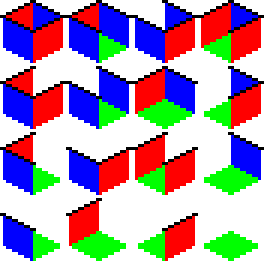
#> input picture resources/tiles.png, 88 x 88 px (shown 3 times larger)
$ python main.py
#> lines starting #> are read from the running program, lines starting #| are printed output that depends on the picture
### maze.py
# -*- coding: utf-8 -*-

# credits: https://github.com/boppreh/maze/

import random

# Easy to read representation for each cardinal direction.
N, S, W, E = ('n', 's', 'w', 'e')

class Cell(object):
    """
    Class for each individual cell. Knows only its position and which walls are
    still standing.
    """
    def __init__(self, x, y, walls):
        self.x = x
        self.y = y
        self.walls = set(walls)

    def __repr__(self):
        # <15, 25 (es  )>
        return '<{}, {} ({:4})>'.format(self.x, self.y, ''.join(sorted(self.walls)))

    def __contains__(self, item):
        # N in cell
        return item in self.walls

    def is_full(self):
        """
        Returns True if all walls are still standing.
        """
        return len(self.walls) == 4

    def _wall_to(self, other):
        """
        Returns the direction to the given cell from the current one.
        Must be one cell away only.
        """
        assert abs(self.x - other.x) + abs(self.y - other.y) == 1, '{}, {}'.format(self, other)
        if other.y < self.y:
            return N
        elif other.y > self.y:
            return S
        elif other.x < self.x:
            return W
        elif other.x > self.x:
            return E
        else:
            assert False

    def connect(self, other):
        """
        Removes the wall between two adjacent cells.
        """
        other.walls.remove(other._wall_to(self))
        self.walls.remove(self._wall_to(other))

class Maze(object):
    """
    Maze class containing full board and maze generation algorithms.
    """

    # Unicode character for a wall with other walls in the given directions.
    UNICODE_BY_CONNECTIONS = {'ensw': '┼',
                              'ens': '├',
                              'enw': '┴',
                              'esw': '┬',
                              'es': '┌',
                              'en': '└',
                              'ew': '─',
                              'e': '╶',
                              'nsw': '┤',
                              'ns': '│',
                              'nw': '┘',
                              'sw': '┐',
                              's': '╷',
                              'n': '╵',
                              'w': '╴'}

    def __init__(self, width=20, height=10):
        """
        Creates a new maze with the given sizes, with all walls standing.
        """
        self.width = width
        self.height = height
        self.cells = []
        for y in range(self.height):
            for x in range(self.width):
                self.cells.append(Cell(x, y, [N, S, E, W]))

    def __getitem__(self, index):
        """
        Returns the cell at index = (x, y).
        """
        x, y = index
        if 0 <= x < self.width and 0 <= y < self.height:
            return self.cells[x + y * self.width]
        else:
            return None

    def neighbors(self, cell):
        """
        Returns the list of neighboring cells, not counting diagonals. Cells on
        borders or corners may have less than 4 neighbors.
        """
        x = cell.x
        y = cell.y
        for new_x, new_y in [(x, y - 1), (x, y + 1), (x - 1, y), (x + 1, y)]:
            neighbor = self[new_x, new_y]
            if neighbor is not None:
                yield neighbor

    # [111 lines left out: functions _to_str_matrix, __repr__, not called in this run]

    def randomize(self):
        """
        Knocks down random walls to build a random perfect maze.

        Algorithm from http://mazeworks.com/mazegen/mazetut/index.htm
        """
        cell_stack = []
        cell = random.choice(self.cells)
        n_visited_cells = 1

        while n_visited_cells < len(self.cells):
            neighbors = [c for c in self.neighbors(cell) if c.is_full()]
            if len(neighbors):
                neighbor = random.choice(neighbors)
                cell.connect(neighbor)
                cell_stack.append(cell)
                cell = neighbor
                n_visited_cells += 1
            else:
                cell = cell_stack.pop()

    @staticmethod
    def generate(width=20, height=10):
        """
        Returns a new random perfect maze with the given sizes.
        """
        m = Maze(width, height)
        m.randomize()
        return m

# [15 lines that do not run on import are left out]


### main.py
from PIL import Image
from random import random

from maze import Maze, N as UP, S as DN, W as LF, E as RG

### parameters

# result image will be saved as <filename>.png
filename = "wallpaper"
# your screen size (width, height)
screen_size = (1366, 768)
# width, height of backrooms in tiles
size = (40, 40)
# wall density
density = 0.5

# pro parameters
tile_size = 22
tile_size_outlineless = 20
tile_grid = (4, 4)

# background color
background = (77, 77, 77, 255)

FRONT_WALL = (255, 0, 0, 255)
BACK_WALL  = (0, 0, 255, 255)
FLOOR      = (0, 255, 0, 255)
# should be different
OUTLINE_1  = (0, 0, 0, 255)
OUTLINE_2  = (255, 255, 255, 255)

assert screen_size[0] > 0
assert screen_size[1] > 0
assert size[0] >= 0
assert size[1] >= 0
assert 0 <= density <= 1

assert OUTLINE_1 != OUTLINE_2

# wall directions to tile id
tile_ids = {
	frozenset({UP, DN, LF, RG}): 0,
	frozenset({UP, DN, LF}): 1,
	frozenset({UP, DN, RG}): 2,
	frozenset({UP, LF, RG}): 3,
	frozenset({DN, LF, RG}): 4,
	frozenset({UP, DN}): 5,
	frozenset({UP, LF}): 6,
	frozenset({UP, RG}): 7,
	frozenset({DN, LF}): 8,
	frozenset({DN, RG}): 9,
	frozenset({LF, RG}): 10,
	frozenset({UP}): 11,
	frozenset({DN}): 12,
	frozenset({LF}): 13,
	frozenset({RG}): 14,
	frozenset({}): 15,
}

def grid(right, down, left=0, up=0):
	for y in range(down - up):
		for x in range(right - left):
			yield (x + left, y + up)

# get screen position
def pos(x, y):
	# screen pos = isometric pos + half screen - quarter largest isometric pos - half tile - 1
	# tile size in pos Y is halfed due to tile shape
	return (
		(x - y) * tile_size_outlineless // 2 + screen_size[0] // 2 - (size[0] - size[1]) * tile_size_outlineless // 4 - tile_size_outlineless // 2 - 1,
		(x + y) * tile_size_outlineless // 4 + screen_size[1] // 2 - (size[0] + size[1]) * tile_size_outlineless // 8 - tile_size_outlineless // 4 - 1
	)

def clamp(num, min, max):
	if num < min:
		return min
	if num > max:
		return max
	return num

# get tiles
tiles_image = Image.open("resources/tiles.png")
#> tiles_image is the input picture: PIL image 88x88 RGBA; mean R, G, B, A 44.8, 26.3, 44.8, 127.6
tiles = []
for x, y in grid(*tile_grid):
	tiles.append(tiles_image.crop((
		x * tile_size,
		y * tile_size,
		(x + 1) * tile_size,
		(y + 1) * tile_size
	)))
#> after the loop, tiles = 16 items

# gen

generation = Maze.generate(*map(lambda x: x + 2, size))

img = Image.new("RGBA", screen_size, background)

for x, y in grid(*size):
	if x == 0 and y == 0:
		img.paste(t := tiles[tile_ids[frozenset({UP, LF})]], pos(x, y), t)   # corner
	elif y == 0:
		img.paste(t := tiles[tile_ids[frozenset({UP})]], pos(x, y), t)  # right wall
	elif x == 0:
		img.paste(t := tiles[tile_ids[frozenset({LF})]], pos(x, y), t)  # left wall
	else:
		img.paste(t := tiles[tile_ids[frozenset({})]], pos(x, y), t)  # floor

	if random() < density:
		cell = generation[x, y]
		img.paste(t := tiles[tile_ids[frozenset(cell.walls)]], pos(x, y), t)
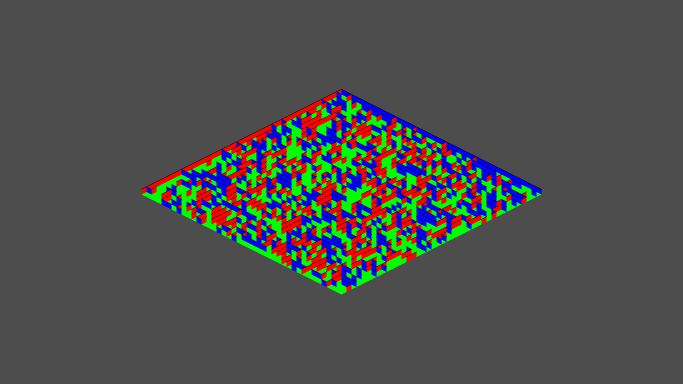
#> img: PIL image 1366x768 RGBA (shown at 1/2 size); mean R, G, B, A 76.8, 78.5, 76.5, 255

# clean image

left_up =    (clamp(pos(0, size[1] - 1)[0], 0, screen_size[0]), clamp(pos(0, 0)[1], 0, screen_size[1]))
right_down = (clamp(pos(size[0] - 1, 0)[0] + tile_size, 0, screen_size[0]), clamp(pos(size[0] - 1, size[1])[1] + tile_size, 0, screen_size[1]))

# add outlines
for x, y in grid(*right_down, *left_up):
	try:
		current = img.getpixel((x, y))
		up = img.getpixel((x, y - 1))
		if current in (background, FLOOR) and up not in (FRONT_WALL, BACK_WALL):
			right = img.getpixel((x + 1, y))
			left = img.getpixel((x - 1, y))
			if right in (FRONT_WALL, BACK_WALL) or left in (FRONT_WALL, BACK_WALL):
				img.putpixel((x, y), OUTLINE_1)

		if current == background and up not in (background, OUTLINE_2):
			img.putpixel((x, y), OUTLINE_2)
	except IndexError:
		# i was to lazy to make checks...
		pass
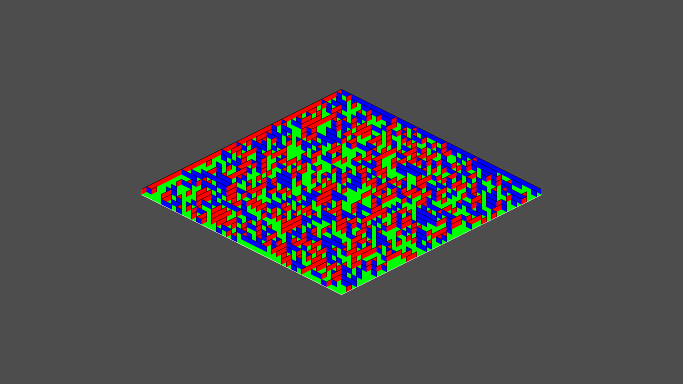
#> img: PIL image 1366x768 RGBA (shown at 1/2 size); mean R, G, B, A 77, 76.8, 76.6, 255

# replace colors with textures
#> (the run stopped early here; a loop or call above may not have finished)
